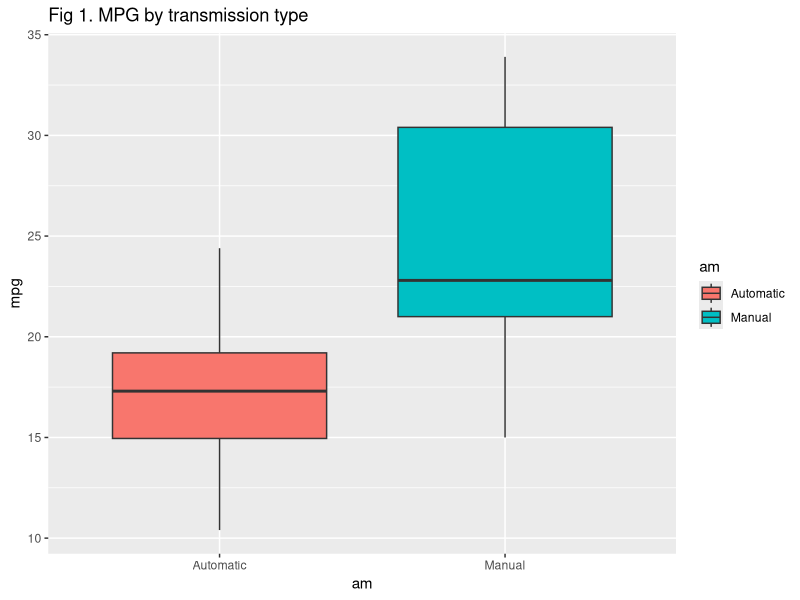
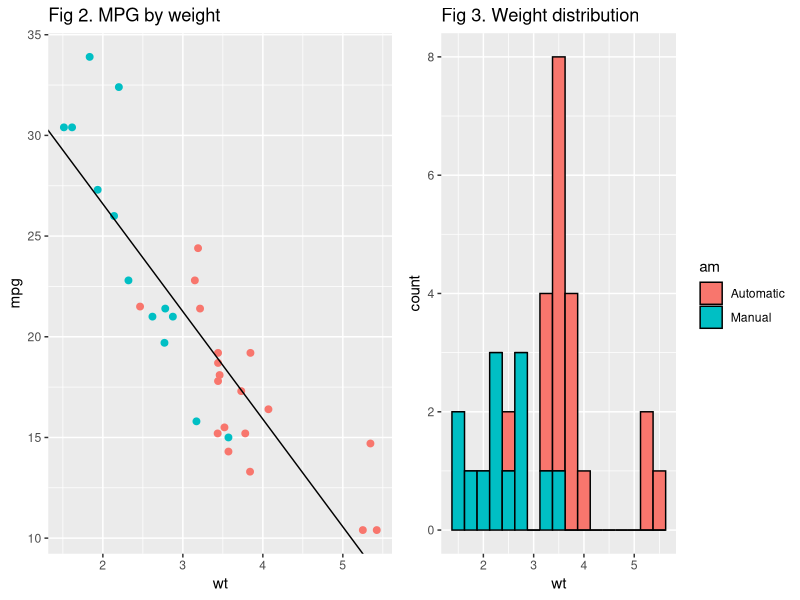
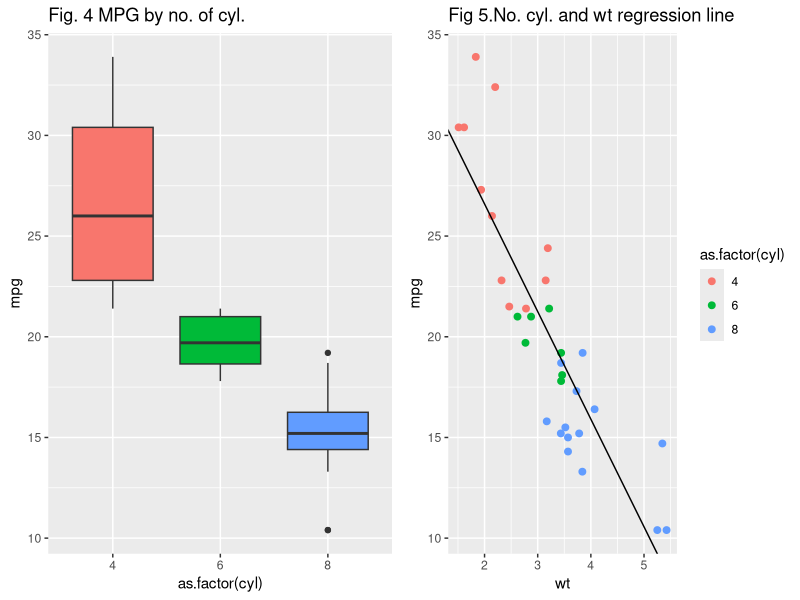
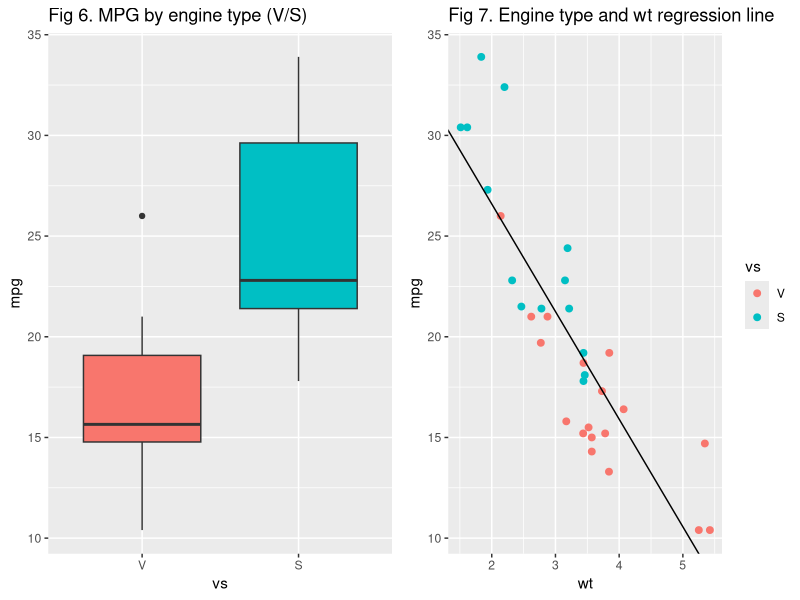
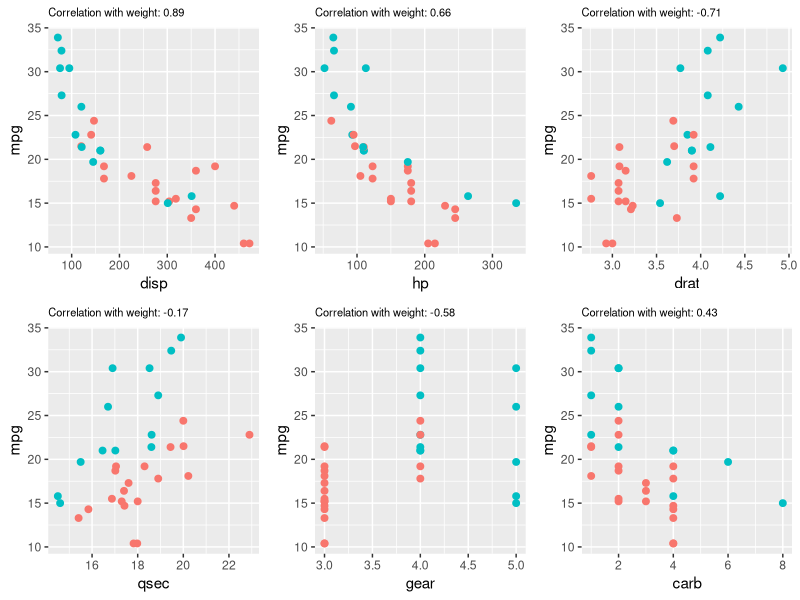
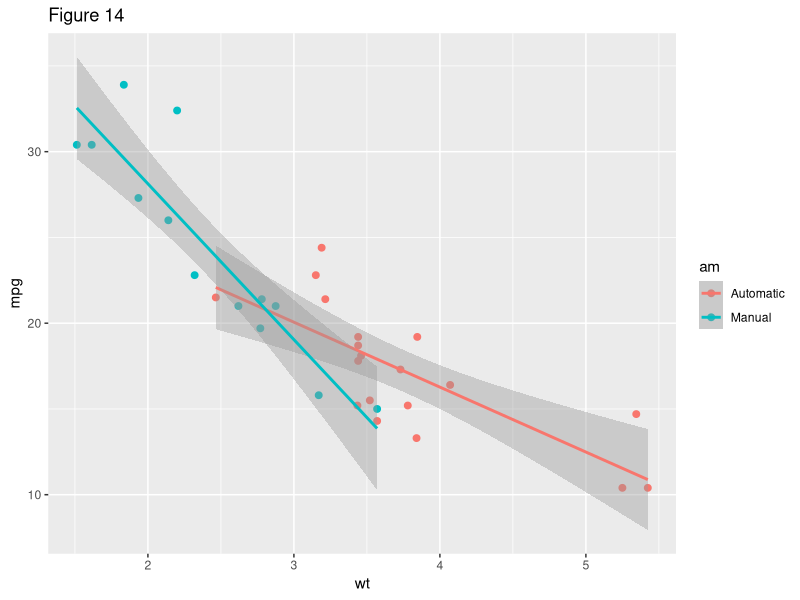
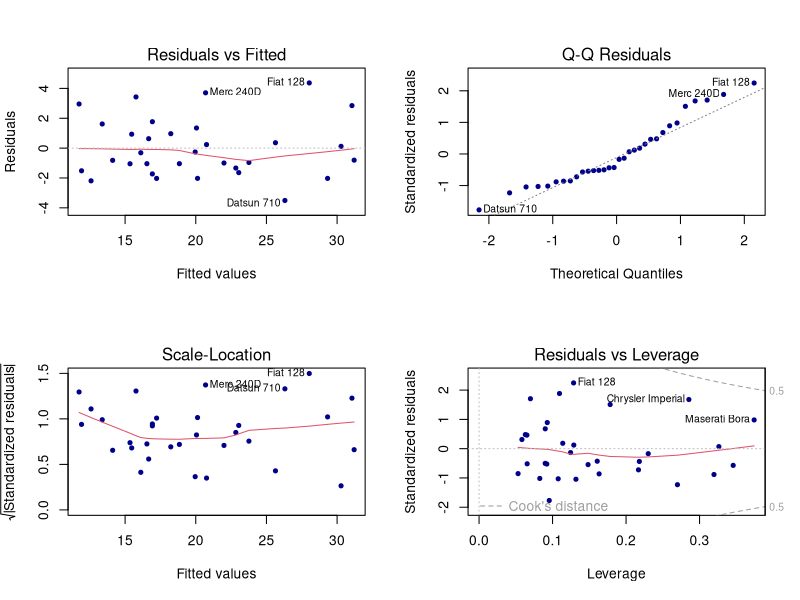

Recreate these plots in R, in order.
## ---- chunk 1
data("mtcars")

mtcars$am <- as.factor(mtcars$am)
levels(mtcars$am)<-c("Automatic","Manual")
# motor type as factor 
mtcars$vs <- as.factor(mtcars$vs)
levels(mtcars$vs)<-c("V","S")
## ---- chunk 2
library(ggplot2)
library(dplyr)

ggplot(data=mtcars, aes(x=am, y=mpg, fill=am))+geom_boxplot()+ggtitle("Fig 1. MPG by transmission type")
## ---- chunk 3
library(gridExtra)
fit_wt<-lm(mpg~wt, mtcars)

g1 <- ggplot(data=mtcars,aes(x=wt, y=mpg, color=am))+geom_point(size=2)+ 
    geom_abline(intercept=summary(fit_wt)$coef[1,1], slope=summary(fit_wt)$coef[2,1], lwd=0.5)+
    ggtitle("Fig 2. MPG by weight")+theme(legend.position="none")

g2<-ggplot(data=mtcars, aes(x=wt, fill=am))+geom_histogram(col=1, binwidth=0.25)+ggtitle("Fig 3. Weight distribution")

grid.arrange(g1, g2, ncol=2)
## ---- chunk 4
n<-names(mtcars)
wt_cor <- sapply(n[!n=="am" & !n=="wt"], function(x) round(cor(mtcars$wt, as.numeric(mtcars[,x] )),2))

g1<-ggplot(data=mtcars,aes(x=wt, y=mpg, color=as.factor(cyl)))+geom_point(size=2)+ 
    geom_abline(intercept=summary(fit_wt)$coef[1,1], slope=summary(fit_wt)$coef[2,1], lwd=0.5)+
    ggtitle("Fig 5.No. cyl. and wt regression line")
g2<-ggplot(data=mtcars, aes(x=as.factor(cyl), y=mpg, fill=as.factor(cyl)))+
    geom_boxplot()+theme(legend.position="none")+
    ggtitle("Fig. 4 MPG by no. of cyl.")

grid.arrange(g2, g1, ncol=2)
## ---- chunk 5
g3<-ggplot(data=mtcars,aes(x=wt, y=mpg, color=vs))+geom_point(size=2)+ 
    geom_abline(intercept=summary(fit_wt)$coef[1,1], slope=summary(fit_wt)$coef[2,1], lwd=0.5)+
    ggtitle("Fig 7. Engine type and wt regression line")
g4<-ggplot(data=mtcars, aes(x=vs, y=mpg, fill=vs))+geom_boxplot()+
    theme(legend.position="none")+
    ggtitle("Fig 6. MPG by engine type (V/S)")

grid.arrange(g4, g3, ncol=2)
## ---- chunk 6

plot_theme <- theme(legend.position="none", plot.title = element_text(size=8))

# disp
g1 <- ggplot(data=mtcars,aes(x=disp, y=mpg, color=am))+ geom_point(size=2)+plot_theme+
    ggtitle(paste("Correlation with weight:", wt_cor["disp"]))
# hp
g2 <- ggplot(data=mtcars,aes(x=hp, y=mpg, color=am))+ geom_point(size=2)+plot_theme+
    ggtitle(paste("Correlation with weight:", wt_cor["hp"]))
# drat
g3 <- ggplot(data=mtcars,aes(x=drat, y=mpg, color=am))+ plot_theme + geom_point(size=2)+
    ggtitle(paste("Correlation with weight:", wt_cor["drat"]))
# qsec
g4 <- ggplot(data=mtcars,aes(x=qsec, y=mpg, color=am))+ plot_theme + geom_point(size=2)+
    ggtitle(paste("Correlation with weight:", wt_cor["qsec"]))
# gear
g5 <- ggplot(data=mtcars,aes(x=gear, y=mpg, color=am))+ plot_theme + geom_point(size=2)+
    ggtitle(paste("Correlation with weight:", wt_cor["gear"]))
# carb
g6 <- ggplot(data=mtcars,aes(x=carb, y=mpg, color=am))+ plot_theme + geom_point(size=2)+
    ggtitle(paste("Correlation with weight:", wt_cor["carb"]))

grid.arrange(g1, g2, g3, g4, g5, g6, ncol=3)
## ---- chunk 7
library(knitr)
fit_am <- lm(mpg~am, mtcars)
fit_wt<-lm(mpg~wt, mtcars)
#kable(summary(fit_wt)$coef)

fit_wt_am <- lm(mpg~wt*am, mtcars)
## ---- chunk 8
#kable(summary(fit_wt_am)$coef)

fit_wt_am_qsec <- lm(mpg~wt*am+qsec, mtcars)
fit_wt_am_all <- lm(mpg~wt*am+., mtcars)

a<-anova(fit_wt, fit_wt_am, fit_wt_am_qsec, fit_wt_am_all)
## ---- chunk 9
kable(summary(fit_wt_am_qsec)$coef)
## ---- chunk 10

a <- filter(mtcars, am=="Automatic")
m <- filter(mtcars, am=="Manual") 

fit_a <- lm(data=a, mpg~wt)  
fit_m <- lm(data=m, mpg~wt)  

ggplot(mtcars, aes(wt, mpg, color=am))+geom_point(size=2) +
  geom_smooth(method="lm", lwd=1)+ggtitle("Figure 14")

## ---- chunk 11
par(mfrow=c(2,2))
plot(fit_wt_am_qsec, pch=20, col="darkblue")
